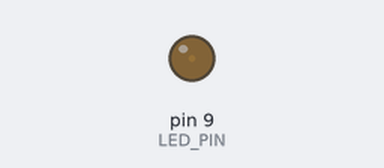
A sketch run on a simulated Arduino Uno, built with avr-gcc and run on an emulated ATmega328P. On the bench: output pins drawn as LEDs (lit = HIGH).

Above: at 0.05 s.
At 1.15 s:
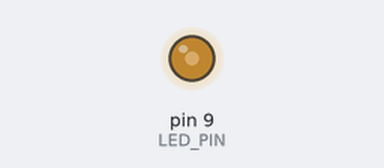
At 2.3 s:
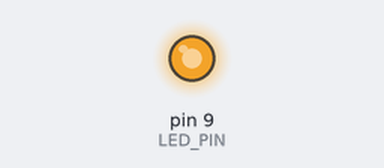
At 4.6 s:
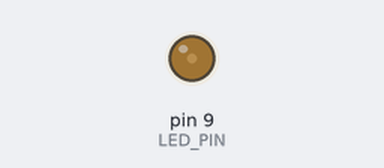
Timing chart, 0 to 6.7 s (numbered marks = the images above):
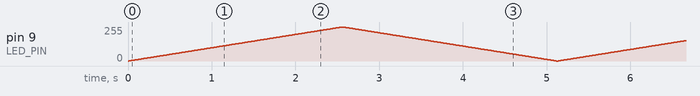

The sketch:

led_fade.ino
```cpp
/*
 * Projekt 39: Fade-Effekt mit einer LED
 * LED wird langsam heller und dann wieder dunkler (PWM).
 *
 * Schaltung:
 * - LED an Pin 9 (PWM-fähig, mit 220Ω)
 */

const int LED_PIN = 9;  // PWM-Pin!
const int GESCHWINDIGKEIT = 10;

void setup() {
  pinMode(LED_PIN, OUTPUT);
}

void loop() {
  // Aufblenden
  for (int helligkeit = 0; helligkeit <= 255; helligkeit++) {
    analogWrite(LED_PIN, helligkeit);
    delay(GESCHWINDIGKEIT);
  }

  // Abblenden
  for (int helligkeit = 255; helligkeit >= 0; helligkeit--) {
    analogWrite(LED_PIN, helligkeit);
    delay(GESCHWINDIGKEIT);
  }
}
```
